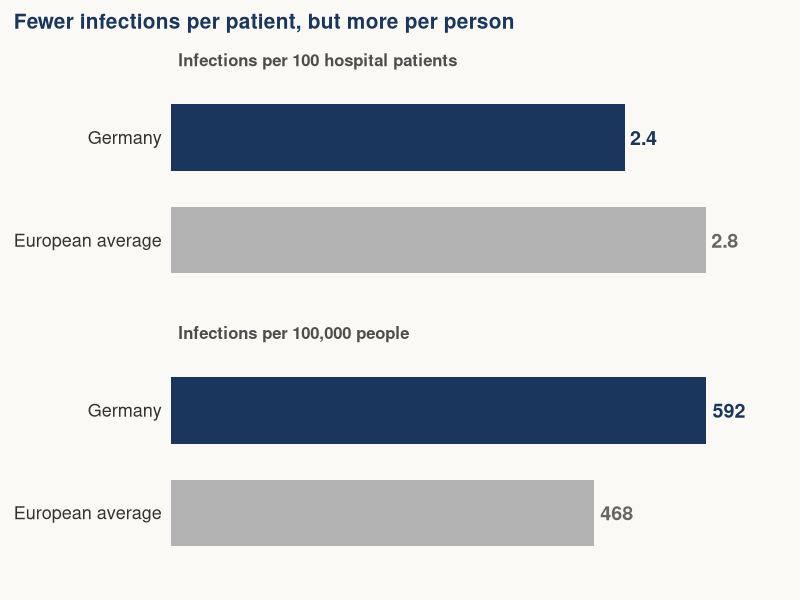

Here is the R script that generated this plot:
## ---- chunk 1
#| label: setup
library(ggplot2)
library(dplyr)
library(knitr)
library(kableExtra)

# site colours, the same ones used in styles.css
navy <- "#1b365d"
paper <- "#faf9f6"
## ---- chunk 2
#| label: fig-rates
#| fig-cap: "New cases of five common hospital infections per year, Germany compared with the European average, 2011 to 2012. Bars show the best estimates. The likely ranges around them do not overlap in either chart, so both differences are clear. Source: Zacher et al. (2019)."
#| fig-alt: "Two bar charts. Top: infections per 100 hospital patients, Germany 2.4 and European average 2.8. Bottom: infections per 100,000 people, Germany 592 and European average 468."
#| fig-width: 7
#| fig-height: 3.6

# Best estimates from the text and Table 2 of Zacher et al. (2019)
rates <- tibble::tribble(
  ~measure,                                ~area,              ~estimate, ~label,
  "Infections per 100 hospital patients", "Germany",          2.40,      "2.4",
  "Infections per 100 hospital patients", "European average", 2.83,      "2.8",
  "Infections per 100,000 people",        "Germany",          592.1,     "592",
  "Infections per 100,000 people",        "European average", 467.9,     "468"
)

# put Germany on the top row of each chart
rates$area <- factor(rates$area, levels = c("European average", "Germany"))

ggplot(rates, aes(x = estimate, y = area, fill = area)) +
  geom_col(width = 0.65) +
  # write the number at the end of each bar, so no axis is needed
  geom_text(aes(label = label, colour = area), hjust = -0.2, size = 5, fontface = "bold") +
  facet_wrap(~measure, ncol = 1, scales = "free_x") +
  scale_fill_manual(values = c("Germany" = navy, "European average" = "grey70")) +
  scale_colour_manual(values = c("Germany" = navy, "European average" = "grey40")) +
  # leave room on the right for the labels
  scale_x_continuous(expand = expansion(mult = c(0, 0.15))) +
  labs(
    title = "Fewer infections per patient, but more per person",
    x = NULL, y = NULL
  ) +
  theme_minimal(base_size = 14) +
  theme(
    legend.position = "none",
    panel.grid = element_blank(),
    axis.text.x = element_blank(),
    axis.text.y = element_text(size = 13, colour = "grey20"),
    strip.text = element_text(face = "bold", size = 12, hjust = 0, colour = "grey30"),
    plot.title = element_text(face = "bold", colour = navy, size = 15),
    plot.title.position = "plot",
    plot.margin = margin(10, 10, 15, 10),
    plot.background = element_rect(fill = paper, colour = NA)
  )
## ---- chunk 3
#| label: tbl-harm
#| tbl-cap: "Pneumonia and bloodstream infections caused over half of the harm, even though urinary tract infections were the most common. Germany, 2011. Shares are out of the five infections combined; cases are rounded to the nearest 100. Source: Zacher et al. (2019), Table 1."

# Yearly estimates for Germany from Table 1 of Zacher et al. (2019)
harm <- tibble::tribble(
  ~infection,                    ~cases, ~years_lost,
  "Pneumonia (lung infection)",  106586, 69508,
  "Urinary tract infection",     214150, 66701,
  "Bloodstream infection",       26976,  58350,
  "Surgical wound infection",    93222,  28842,
  "C. difficile (gut infection)", 36002, 20890
)

harm <- harm |>
  mutate(
    case_share = cases / sum(cases) * 100,
    harm_share = years_lost / sum(years_lost) * 100
  ) |>
  arrange(desc(harm_share))

# rows to highlight: the two infections that cause the most harm per case
focus_rows <- which(harm$infection %in% c("Pneumonia (lung infection)", "Bloodstream infection"))

harm |>
  mutate(
    cases = scales::comma(round(cases, -2)),
    case_share = paste0(round(case_share), "%"),
    harm_share = paste0(round(harm_share), "%")
  ) |>
  select(infection, cases, case_share, harm_share) |>
  kbl(
    col.names = c("Infection type", "New cases per year", "Share of all cases", "Share of all harm"),
    align = c("l", "r", "r", "r")
  ) |>
  kable_styling(full_width = FALSE, bootstrap_options = c("hover")) |>
  row_spec(focus_rows, bold = TRUE, color = navy)
